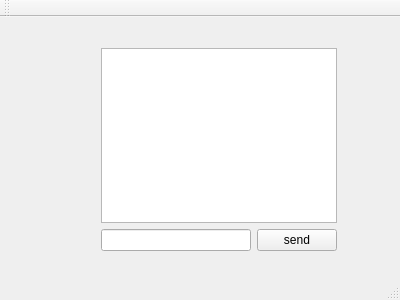
<?xml version="1.0" encoding="UTF-8"?>
<ui version="4.0">
 <class>MainWindow</class>
 <widget class="QMainWindow" name="MainWindow">
  <property name="geometry">
   <rect>
    <x>0</x>
    <y>0</y>
    <width>400</width>
    <height>300</height>
   </rect>
  </property>
  <property name="windowTitle">
   <string>MainWindow</string>
  </property>
  <widget class="QWidget" name="centralWidget">
   <widget class="QWidget" name="">
    <property name="geometry">
     <rect>
      <x>90</x>
      <y>20</y>
      <width>258</width>
      <height>225</height>
     </rect>
    </property>
    <layout class="QGridLayout" name="gridLayout">
     <item row="0" column="0" colspan="2">
      <widget class="QTextEdit" name="textEdit"/>
     </item>
     <item row="1" column="0">
      <widget class="QLineEdit" name="lineEdit"/>
     </item>
     <item row="1" column="1">
      <widget class="QPushButton" name="pushButton">
       <property name="text">
        <string>send</string>
       </property>
      </widget>
     </item>
    </layout>
   </widget>
  </widget>
  <widget class="QMenuBar" name="menuBar">
   <property name="geometry">
    <rect>
     <x>0</x>
     <y>0</y>
     <width>400</width>
     <height>22</height>
    </rect>
   </property>
  </widget>
  <widget class="QToolBar" name="mainToolBar">
   <attribute name="toolBarArea">
    <enum>TopToolBarArea</enum>
   </attribute>
   <attribute name="toolBarBreak">
    <bool>false</bool>
   </attribute>
  </widget>
  <widget class="QStatusBar" name="statusBar"/>
 </widget>
 <layoutdefault spacing="6" margin="11"/>
 <resources/>
 <connections/>
</ui>
